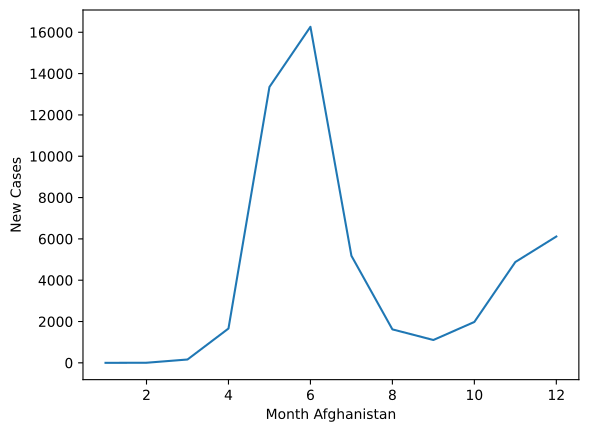

Python code for this plot:
import pandas as pd
import seaborn as sns
import matplotlib.pyplot as plt
from sklearn.preprocessing import StandardScaler
import numpy as np
import matplotlib.backends.backend_pdf
import matplotlib.pyplot as plt

df = pd.read_csv(r'C:\Users\Lenovo\Covid-19\dataset\my_data2020.csv')

# Group by month and aggregate the new cases column
df['date'] = pd.to_datetime(df['date'], format='%Y-%m-%d')

#loop contry
country_list = df['location'].unique()

# Create a PDF file object
pdf_pages = matplotlib.backends.backend_pdf.PdfPages('actual_line_2020.pdf')

# Loop through each country in the country list
for country in country_list:
    # Create a new figure for each country
    fig = plt.figure()

    # Filter the 'df' dataframe for the current country
    new_df = df.loc[df['location'] == country].copy()
        
    # Group by month and aggregate the new cases column
    new_df = new_df.groupby(new_df['date'].dt.month)['new_cases'].sum().reset_index()

    # Create a scatter plot for the current country
    plt.plot(new_df['date'], new_df['new_cases'])
    plt.xlabel('Month' + ' ' + country)
    plt.ylabel('New Cases')

    # Add the current figure to the PDF file
    pdf_pages.savefig(fig, bbox_inches='tight')

    # Close the current figure
    plt.close()

# Close the PDF file
pdf_pages.close()
